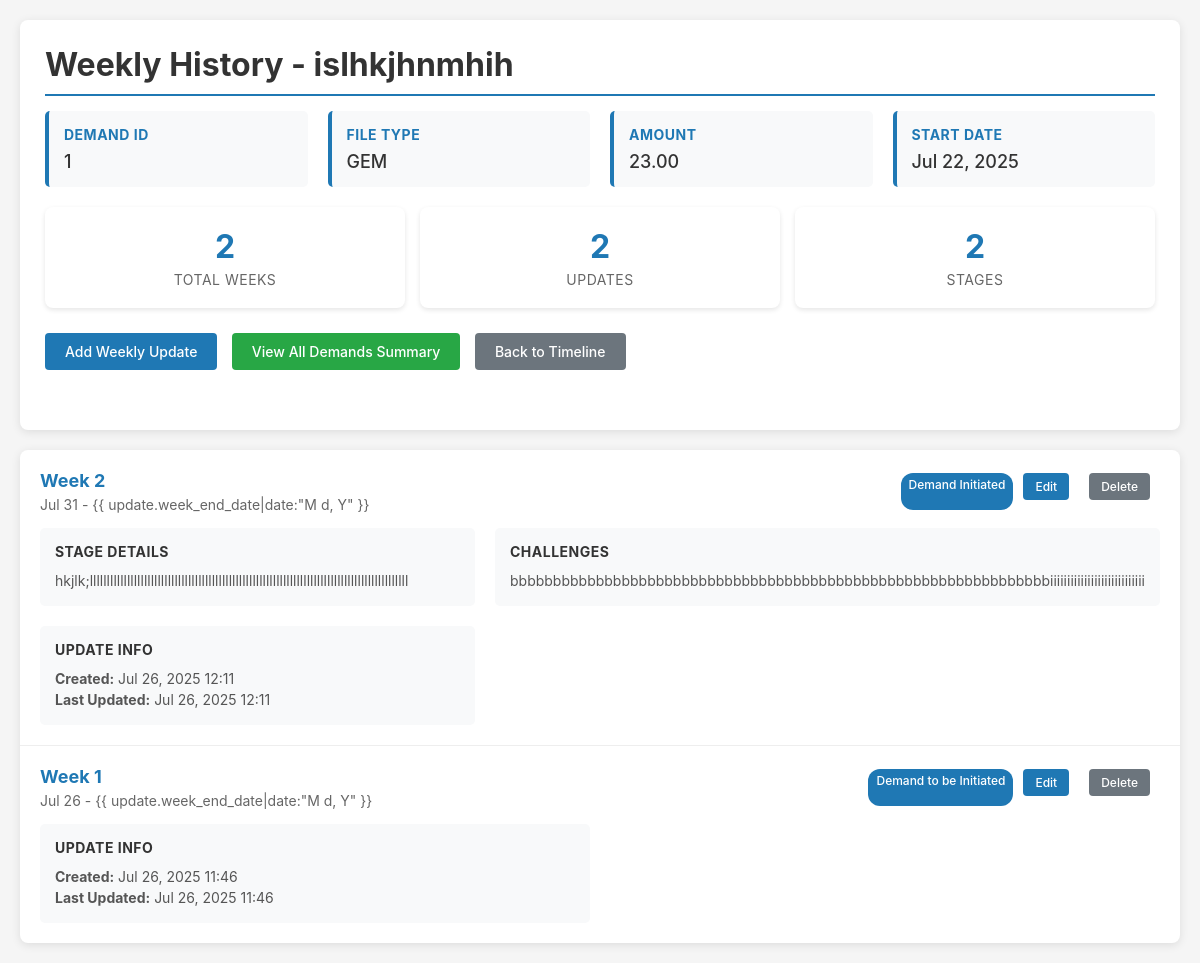
The page /demand/35/weekly/history/ on the database its author committed.
### trackerapp/models.py (models this page shows, shortened)
class Demand(models.Model):
    name = models.CharField(max_length=200)
    created_at = models.DateTimeField(auto_now_add=True)
    demand_ID = models.CharField(max_length=100, null=True, blank=True)
    file_type = models.CharField(max_length=100, null=True, blank=True)
    file_subtype = models.CharField(max_length=100, null=True, blank=True)
    file_detail = models.CharField(max_length=100, null=True, blank=True)
    demand_amount = models.DecimalField(max_digits=15, decimal_places=2, null=True, blank=True)
    io_name = models.CharField(max_length=200, null=True, blank=True)
    start_date = models.DateField(null=True, blank=True)
    duration_months = models.IntegerField(null=True, blank=True)
    weekly_start_date = models.DateField(null=True, blank=True)
    weekly_end_date = models.DateField(null=True, blank=True)

class WeeklyUpdate(models.Model):
    demand = models.ForeignKey(Demand, on_delete=models.CASCADE, related_name='weekly_updates')
    week_number = models.IntegerField()
    week_start_date = models.DateField()
    week_end_date = models.DateField()
    current_stage = models.CharField(max_length=50, choices=Stage.choices, null=True, blank=True)
    progress_percentage = models.IntegerField(default=0)
    challenges = models.TextField(blank=True, null=True)
    achievements = models.TextField(blank=True, null=True)
    next_week_plan = models.TextField(blank=True, null=True)
    created_at = models.DateTimeField(auto_now_add=True)
    updated_at = models.DateTimeField(auto_now=True)
    class Meta:
        unique_together = ('demand', 'week_number')
        ordering = ['-week_number']

### trackerapp/views.py (the view)
# urls.py: path('demand/<int:demand_id>/weekly/history/', views.weekly_history, name='weekly_history'),
def weekly_history(request, demand_id):
    demand = get_object_or_404(Demand, id=demand_id)
    weekly_updates = WeeklyUpdate.objects.filter(demand=demand).order_by('-week_number')
    total_weeks = weekly_updates.count()
    stage_progression = []
    for update in weekly_updates.order_by('week_number'):
        if update.current_stage:
            stage_progression.append({
                'week': update.week_number,
                'stage': update.current_stage,
                'date': update.week_start_date
            })
    return render(request, 'trackerapp/weekly_history.html', {
        'demand': demand,
        'weekly_updates': weekly_updates,
        'total_weeks': total_weeks,
        'stage_progression': stage_progression
    })

### trackerapp/templates/trackerapp/weekly_history.html (shortened to what this page needs)
<!DOCTYPE html>
<html lang="en">
<head>
</head>
<body>
    <div class="container">
        <div class="header">
            <h1>Weekly History - {{ demand.name }}</h1>
            <div class="demand-info">
                <div class="info-card">
                    <h4>Demand ID</h4>
                    <p>{{ demand.demand_ID|default:"Not specified" }}</p>
                </div>
                <div class="info-card">
                    <h4>File Type</h4>
                    <p>{{ demand.file_type|default:"Not specified" }}</p>
                </div>
                <div class="info-card">
                    <h4>Amount</h4>
                    <p>{{ demand.demand_amount|default:"Not specified" }}</p>
                </div>
                <div class="info-card">
                    <h4>Start Date</h4>
                    <p>{{ demand.start_date|date:"M d, Y"|default:"Not specified" }}</p>
                </div>
            </div>
            <div class="summary-stats">
                <div class="stat-card">
                    <div class="stat-number">{{ total_weeks }}</div>
                    <div class="stat-label">Total Weeks</div>
                </div>
                <div class="stat-card">
                    <div class="stat-number">{{ weekly_updates.count }}</div>
                    <div class="stat-label">Updates</div>
                </div>
                <div class="stat-card">
                    <div class="stat-number">{{ demand.stages.count }}</div>
                    <div class="stat-label">Stages</div>
                </div>
            </div>
            <div class="actions">
                <a href="{% url 'add_weekly_update' demand_id=demand.id %}" class="btn btn-primary">Add Weekly
                    Update</a>
                <a href="{% url 'weekly_summary' %}" class="btn btn-success">View All Demands Summary</a>
                <a href="{% url 'demand_list' %}" class="btn btn-secondary">Back to Timeline</a>
            </div>
        </div>
        <div class="weekly-updates">
            {% if weekly_updates %}
            {% for update in weekly_updates %}
            <div class="update-card">
                <div class="update-header">
                    <div class="week-info">
                        <div class="week-number">Week {{ update.week_number }}</div>
                        <div class="week-dates">{{ update.week_start_date|date:"M d" }} - {{
                            update.week_end_date|date:"M d, Y" }}</div>
                    </div>
                    <div class="update-actions">
                        {% if update.current_stage %}
                        <span class="stage-badge">{{ update.get_current_stage_display }}</span>
                        {% endif %}
                        <a href="{% url 'edit_weekly_update' update_id=update.id %}"
                            class="btn btn-primary btn-small">Edit</a>
                        <a href="javascript:void(0)" class="btn btn-secondary btn-small"
                            onclick="deleteWeeklyUpdate({{ update.id }}, '{{ demand.id }}')">Delete</a>
                    </div>
                </div>
                <div class="update-content">
                    {% if update.achievements %}
                    <div class="content-section">
                        <h4>Stage Details</h4>
                        <p>{{ update.achievements|linebreaks }}</p>
                    </div>
                    {% endif %}
                    {% if update.challenges %}
                    <div class="content-section">
                        <h4>Challenges</h4>
                        <p>{{ update.challenges|linebreaks }}</p>
                    </div>
                    {% endif %}
                    <div class="content-section">
                        <h4>Update Info</h4>
                        <p><strong>Created:</strong> {{ update.created_at|date:"M d, Y H:i" }}</p>
                        {% if update.updated_at != update.created_at %}
                        <p><strong>Last Updated:</strong> {{ update.updated_at|date:"M d, Y H:i" }}</p>
                        {% endif %}
                    </div>
                </div>
            </div>
            {% endfor %}
            {% else %}
            <div class="no-updates">
                <h3>No Weekly Updates Yet</h3>
                <p>Start tracking progress by adding your first weekly update.</p>
                <a href="{% url 'add_weekly_update' demand_id=demand.id %}" class="btn btn-primary">Add First Update</a>
            </div>
            {% endif %}
        </div>
    </div>
</body>
</html>

### trackerapp/templates/trackerapp/weekly_history.html (style rules this page uses)
body { font-family: -apple-system, BlinkMacSystemFont, "Segoe UI", Roboto, sans-serif; margin: 0; padding: 20px; background-color: #f5f5f5; color: #333; }
.container { max-width: 1200px; margin: 0 auto; }
.header { background-color: white; padding: 25px; border-radius: 8px; box-shadow: 0 2px 10px rgba(0, 0, 0, 0.1); margin-bottom: 20px; }
h1 { color: #333; margin: 0 0 15px 0; border-bottom: 2px solid #1f78b4; padding-bottom: 10px; }
.demand-info { display: grid; grid-template-columns: repeat(auto-fit, minmax(200px, 1fr)); gap: 20px; margin-bottom: 20px; }
.info-card { background-color: #f8f9fa; padding: 15px; border-radius: 5px; border-left: 4px solid #1f78b4; }
.info-card h4 { margin: 0 0 8px 0; color: #1f78b4; font-size: 14px; text-transform: uppercase; letter-spacing: 0.5px; }
.info-card p { margin: 0; font-size: 18px; font-weight: 500; }
.summary-stats { display: grid; grid-template-columns: repeat(auto-fit, minmax(150px, 1fr)); gap: 15px; margin-bottom: 25px; }
.stat-card { background-color: white; padding: 20px; border-radius: 8px; text-align: center; box-shadow: 0 2px 5px rgba(0, 0, 0, 0.1); }
.stat-number { font-size: 32px; font-weight: bold; color: #1f78b4; margin-bottom: 5px; }
.stat-label { color: #666; font-size: 14px; text-transform: uppercase; letter-spacing: 0.5px; }
.actions { margin-bottom: 25px; }
.btn { display: inline-block; padding: 10px 20px; font-size: 14px; font-weight: 500; text-decoration: none; border-radius: 4px; border: none; cursor: pointer; margin-right: 10px; margin-bottom: 10px; }
.btn-primary { background-color: #1f78b4; color: white; }
.btn-secondary { background-color: #6c757d; color: white; }
.btn-success { background-color: #28a745; color: white; }
.weekly-updates { background-color: white; border-radius: 8px; box-shadow: 0 2px 10px rgba(0, 0, 0, 0.1); overflow: hidden; }
.update-card { border-bottom: 1px solid #eee; padding: 20px; }
.update-card:last-child { border-bottom: none; }
.update-header { display: flex; justify-content: between; align-items: center; margin-bottom: 15px; }
.week-info { flex: 1; }
.week-number { font-size: 18px; font-weight: bold; color: #1f78b4; margin-bottom: 5px; }
.week-dates { color: #666; font-size: 14px; }
.update-actions { display: flex; gap: 10px; }
.btn-small { padding: 6px 12px; font-size: 12px; }
.update-content { display: grid; grid-template-columns: 1fr 1fr; gap: 20px; margin-top: 15px; }
.content-section { background-color: #f8f9fa; padding: 15px; border-radius: 5px; }
.content-section h4 { margin: 0 0 10px 0; color: #333; font-size: 14px; text-transform: uppercase; letter-spacing: 0.5px; }
.content-section p { margin: 0; font-size: 14px; line-height: 1.5; color: #555; }
.stage-badge { display: inline-block; background-color: #1f78b4; color: white; padding: 4px 8px; border-radius: 12px; font-size: 12px; font-weight: 500; }

### rows shown on the page
Demand: name "islhkjhnmhih", demand_ID "1", file_type "GEM", demand_amount "23.00", start_date "Jul 22, 2025", stages.count "2"
WeeklyUpdate: week_number "2", week_start_date "Jul 31", current_stage "Demand Initiated", achievements "hkjlk;llllllllllllllllllllllllllllllllllllllllllllllllllllllllllllllllllllllllllllllllllllllllllllll", challenges "bbbbbbbbbbbbbbbbbbbbbbbbbbbbbbbbbbbbbbbbbbbbbbbbbbbbbbbbbbbbbbbiiiiiiiiiiiiiiiiiiiiiiiiiiii", created_at "Jul 26, 2025 12:11", updated_at "Jul 26, 2025 12:11"
WeeklyUpdate: week_number "1", week_start_date "Jul 26", current_stage "Demand to be Initiated", created_at "Jul 26, 2025 11:46", updated_at "Jul 26, 2025 11:46"

### other values the page prints
{{ total_weeks }} "2"
{{ weekly_updates.count }} "2"
